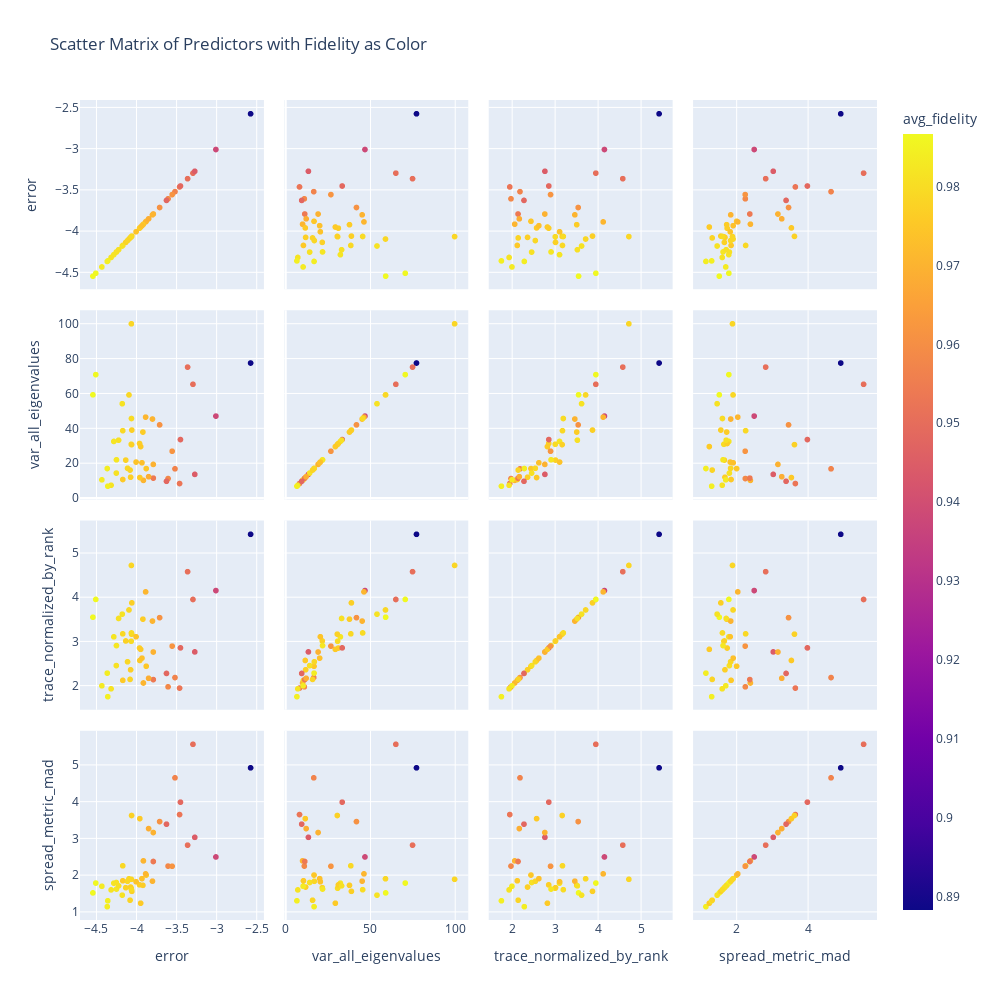

The code cell stored with this chart in its notebook:
### Code cell
import plotly.express as px
predictor_metrics = [
    
    # 'trace_normalized_by_rank',
    'error',
    'var_all_eigenvalues',
    
    # 'spread_metric_variance_dqfim',
    'trace_normalized_by_rank',
    # "spread_metric_mad_dqfim"
    # 'spread_metric_variance_dqfim',
    "spread_metric_mad"
]
metrics_to_visualize = [
    "test_key",
    'avg_fidelity',
    'var_all_eigenvalues',
    'var_nonzero_eigenvalues',
    'error',
    'trace_normalized_by_rank',
    'var_nonzero_log',
    'spread_metric_mad',
    'spread_metric_variance',
    'spread_metric_variance_dqfim',
    "spread_metric_mad_dqfim",
    "abbas_deff_raw_dqfim"
]

df_viz = df_merged[metrics_to_visualize].dropna()

fig = px.scatter_matrix(
    df_viz,
    dimensions=predictor_metrics,
    color="avg_fidelity",        # Use fidelity as the color dimension
    hover_data=["test_key"],      # Show test_key on hover
    title="Scatter Matrix of Predictors with Fidelity as Color"
)
fig.update_layout(width=1000, height=1000)
fig.show()

### Figure 1 — Plotly figure (JSON) as saved in the notebook; plotly's stock layout.template omitted (floating-point values rounded to 4 significant figures)
{"data": [{"customdata": [["test0"], ["test106"], ["test110"], ["test111"], ["test130"], ["test132"], ["test136"], ["test137"], ["test145"], ["test151"], ["test152"], ["test156"], ["test157"], ["test158"], ["test163"], ["test166"], ["test171"], ["test177"], ["test181"], ["test184"], ["test189"], ["test21"], ["test24"], ["test28"], ["test29"], ["test3"], ["test30"], ["test31"], ["test36"], ["test40"], ["test41"], ["test45"], ["test48"], ["test49"], ["test5"], ["test52"], ["test56"], ["test6"], ["test63"], ["test65"], ["test69"], ["test71"], ["test79"], ["test8"], ["test80"], ["test86"], ["test96"], ["test98"]], "dimensions": [{"axis": {"matches": true}, "label": "error", "values": [-4.065, -3.604, -3.517, -4.544, -3.912, -4.133, -3.877, -3.005, -4.283, -4.063, -4.17, -3.292, -4.073, -4.171, -3.46, -3.709, -4.432, -3.957, -3.961, -3.449, -4.249, -4.316, -4.06, -3.885, -4.177, -3.788, -3.27, -4.365, -4.004, -3.789, -4.251, -3.36, -3.947, -4.057, -2.572, -3.847, -3.918, -3.553, -3.799, -3.623, -4.508, -4.111, -4.223, -3.93, -4.358, -4.093, -4.079, -4.061]}, {"axis": {"matches": true}, "label": "var_all_eigenvalues", "values": [30.9, 11.22, 16.79, 59.3, 10.17, 21.83, 16.95, 47.08, 32.54, 100.1, 10.69, 65.33, 11.98, 38.71, 8.369, 42.04, 10.48, 11.79, 31.34, 33.61, 21.98, 7.369, 30.71, 46.49, 54.19, 11.47, 13.63, 16.98, 20.7, 19.35, 14.36, 75.21, 29.57, 39.05, 77.54, 12.29, 37.92, 26.92, 45.41, 9.65, 70.89, 17.11, 33.25, 20.28, 6.834, 59.22, 16.09, 45.7]}, {"axis": {"matches": true}, "label": "trace_normalized_by_rank", "values": [3.011, 1.979, 2.189, 3.555, 2.066, 3.017, 2.445, 4.159, 3.111, 4.729, 2.126, 3.957, 2.365, 3.179, 1.95, 3.546, 2.002, 2.576, 2.858, 2.861, 2.913, 1.934, 3.172, 4.13, 3.625, 2.143, 2.77, 2.289, 3.113, 2.768, 2.46, 4.586, 2.828, 3.88, 5.433, 2.173, 3.512, 2.901, 3.468, 2.282, 3.959, 2.546, 3.528, 2.629, 1.756, 3.72, 2.147, 3.2]}, {"axis": {"matches": true}, "label": "spread_metric_mad", "values": [1.645, 2.247, 4.653, 1.517, 2.39, 1.66, 2.004, 2.497, 1.783, 1.887, 1.847, 5.567, 1.677, 2.256, 3.652, 3.46, 1.698, 3.541, 1.737, 3.99, 1.622, 1.599, 3.627, 2.036, 1.456, 2.373, 3.031, 1.141, 1.823, 3.162, 1.801, 2.818, 1.237, 1.56, 4.925, 3.27, 1.723, 2.244, 1.838, 3.391, 1.786, 1.834, 1.71, 1.906, 1.302, 1.902, 1.318, 1.605]}], "hovertemplate": "%{xaxis.title.text}=%{x}<br>%{yaxis.title.text}=%{y}<br>test_key=%{customdata[0]}<br>avg_fidelity=%{marker.color}<extra></extra>", "legendgroup": "", "marker": {"color": [0.9796, 0.9581, 0.9568, 0.9867, 0.9705, 0.9773, 0.9749, 0.938, 0.9821, 0.9786, 0.9754, 0.9505, 0.9768, 0.9791, 0.9527, 0.961, 0.9831, 0.9756, 0.9766, 0.9485, 0.9822, 0.9815, 0.9774, 0.9706, 0.9814, 0.9537, 0.9446, 0.9839, 0.9739, 0.9696, 0.981, 0.9505, 0.9757, 0.977, 0.8883, 0.9687, 0.9762, 0.9617, 0.9702, 0.9481, 0.9865, 0.9787, 0.9809, 0.9732, 0.9845, 0.9787, 0.978, 0.9797], "coloraxis": "coloraxis", "symbol": "circle"}, "name": "", "showlegend": false, "type": "splom"}], "layout": {"coloraxis": {"colorbar": {"title": {"text": "avg_fidelity"}}, "colorscale": [[0, "#0d0887"], [0.1111, "#46039f"], [0.2222, "#7201a8"], [0.3333, "#9c179e"], [0.4444, "#bd3786"], [0.5556, "#d8576b"], [0.6667, "#ed7953"], [0.7778, "#fb9f3a"], [0.8889, "#fdca26"], [1, "#f0f921"]]}, "dragmode": "select", "height": 1000, "legend": {"tracegroupgap": 0}, "title": {"text": "Scatter Matrix of Predictors with Fidelity as Color"}, "width": 1000}}
